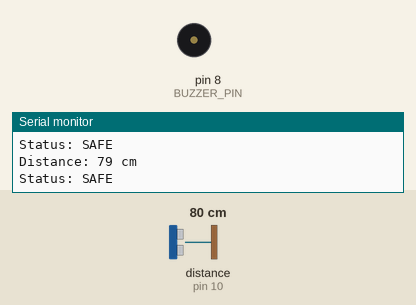
Bench run of a sketch on a simulated Arduino Uno, built with avr-gcc and run on an emulated ATmega328P. On the bench: buzzer (waves = sounding), the last lines printed to the serial monitor. Wiring (inferred from the names in the program): ultrasonic range finder: trigger pin 9; echo pin 10. The inputs (shaded band) are chosen by the test bench; at power-on: distance to the obstacle (sensor on pin 10) 80 cm. The echo pulse lasts 58.3 µs per cm.

Above: at 1.2 s.
1.3 s: distance to the obstacle (sensor on pin 10) set to 56 cm
2.8 s: distance to the obstacle (sensor on pin 10) set to 47 cm
At 2.99 s:
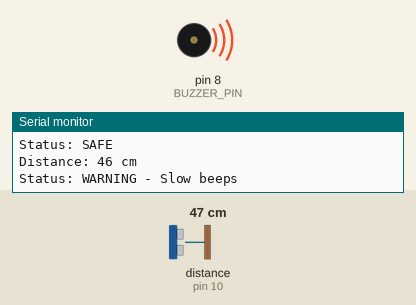
5.8 s: distance to the obstacle (sensor on pin 10) set to 9 cm
At 6.08 s:
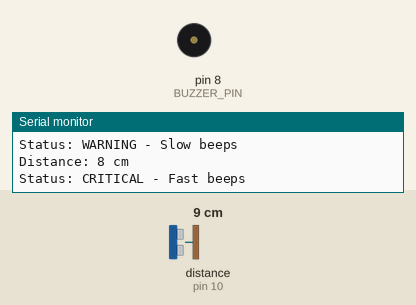
8.8 s: distance to the obstacle (sensor on pin 10) set to 2 cm
10.5 s: distance to the obstacle (sensor on pin 10) set to 18 cm
At 10.82 s:
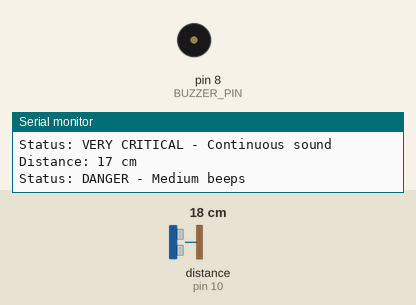
13.5 s: distance to the obstacle (sensor on pin 10) set to 4 cm
Timing chart, 0 to 16.5 s (numbered marks = the images above; inputs shaded):
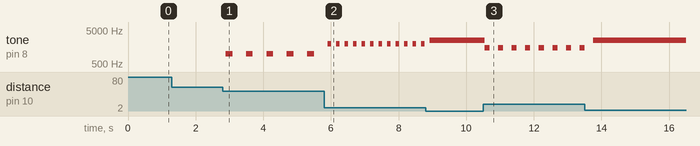

The sketch:

sketch_oct6a.ino
```cpp
// Ultrasonic Distance Sensor with Buzzer using #define
// Pin Definitions using #define
#define TRIG_PIN 9
#define ECHO_PIN 10
#define BUZZER_PIN 8

// Distance thresholds (in cm)
#define SAFE_DISTANCE 50      // Safe zone - no sound
#define WARNING_DISTANCE 30   // Warning zone - slow beeps
#define DANGER_DISTANCE 15    // Danger zone - fast beeps
#define CRITICAL_DISTANCE 5   // Critical zone - continuous sound

void setup() {
  // Initialize serial communication
  Serial.begin(9600);

  // Set pin modes
  pinMode(TRIG_PIN, OUTPUT);
  pinMode(ECHO_PIN, INPUT);
  pinMode(BUZZER_PIN, OUTPUT);

  Serial.println("Ultrasonic Distance Sensor with Buzzer Started");
  Serial.println("=============================================");
}

void loop() {
  // Measure distance
  long distance = measureDistance();

  // Print distance to serial monitor
  Serial.print("Distance: ");
  Serial.print(distance);
  Serial.println(" cm");

  // Control buzzer based on distance
  controlBuzzer(distance);

  // Small delay between measurements
  delay(100);
}

long measureDistance() {
  // Clear the TRIG_PIN
  digitalWrite(TRIG_PIN, LOW);
  delayMicroseconds(2);

  // Set TRIG_PIN HIGH for 10 microseconds
  digitalWrite(TRIG_PIN, HIGH);
  delayMicroseconds(10);
  digitalWrite(TRIG_PIN, LOW);

  // Read ECHO_PIN, returns sound wave travel time in microseconds
  long duration = pulseIn(ECHO_PIN, HIGH);

  // Calculate distance (speed of sound = 343 m/s = 0.0343 cm/μs)
  // Distance = (time × speed) / 2 (round trip)
  long distance = duration * 0.0343 / 2;

  return distance;
}

void controlBuzzer(long distance) {
  if (distance > SAFE_DISTANCE) {
    // Safe zone - no sound
    noTone(BUZZER_PIN);
    Serial.println("Status: SAFE");

  } else if (distance > WARNING_DISTANCE && distance <= SAFE_DISTANCE) {
    // Warning zone - slow beeps
    tone(BUZZER_PIN, 1000, 200); // 1kHz tone for 200ms
    Serial.println("Status: WARNING - Slow beeps");
    delay(500); // Additional delay for slow beeping

  } else if (distance > DANGER_DISTANCE && distance <= WARNING_DISTANCE) {
    // Danger zone - medium beeps
    tone(BUZZER_PIN, 1500, 150); // 1.5kHz tone for 150ms
    Serial.println("Status: DANGER - Medium beeps");
    delay(300); // Additional delay for medium beeping

  } else if (distance > CRITICAL_DISTANCE && distance <= DANGER_DISTANCE) {
    // Critical zone - fast beeps
    tone(BUZZER_PIN, 2000, 100); // 2kHz tone for 100ms
    Serial.println("Status: CRITICAL - Fast beeps");
    delay(150); // Additional delay for fast beeping

  } else if (distance <= CRITICAL_DISTANCE && distance > 0) {
    // Very critical - continuous sound
    tone(BUZZER_PIN, 2500); // Continuous 2.5kHz tone
    Serial.println("Status: VERY CRITICAL - Continuous sound");

  } else {
    // Invalid distance reading
    noTone(BUZZER_PIN);
    Serial.println("Status: INVALID READING");
  }
}
```

Measured:
- the behaviour switches between 52 and 51 cm on distance to the obstacle (sensor on pin 10) (found by bisection; images 0 and 1)
- after the input at 2.8 s, tone on pin 8 (BUZZER_PIN): alternates 1000 Hz for 0.20 s and silent for 0.40 s, starting after 0.09 s
- after the input at 5.8 s, tone on pin 8 (BUZZER_PIN): alternates 2000 Hz for 0.10 s and silent for 0.15 s, starting after 0.11 s
- after the input at 10.5 s, tone on pin 8 (BUZZER_PIN): alternates 1500 Hz for 0.15 s and silent for 0.25 s, starting at once
